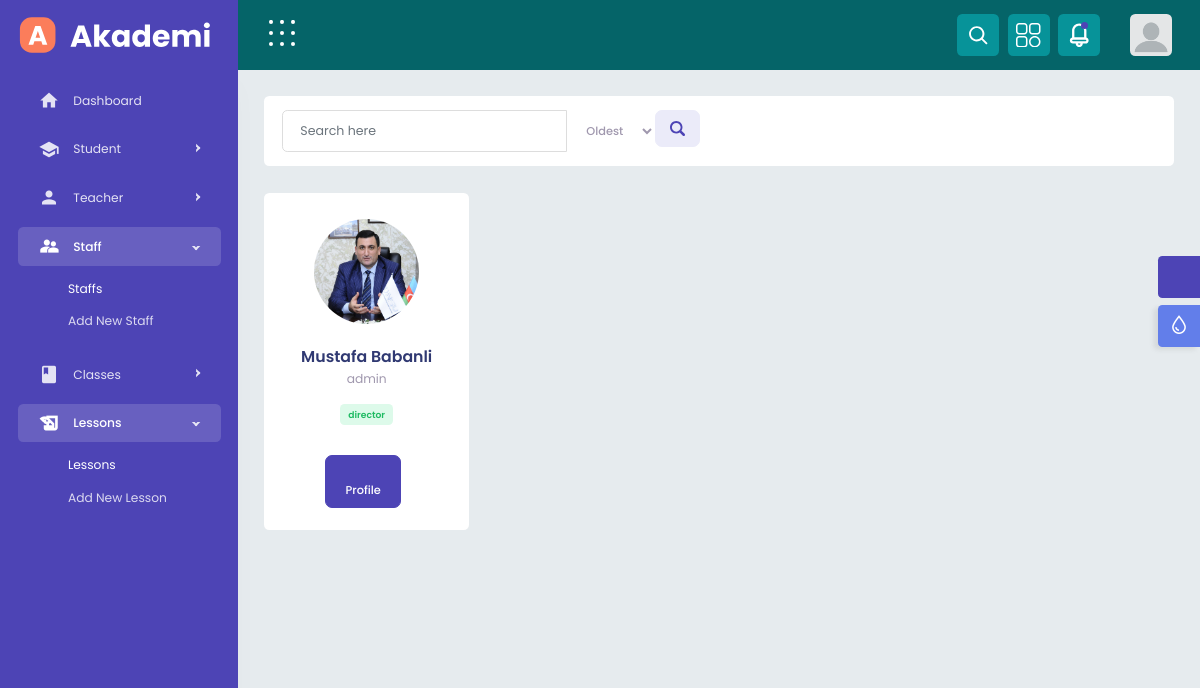
Page /staff/ (signed in) on the committed database.
### baseuser/models.py (models this page shows, shortened)
class User(AbstractUser):
    created_at = models.DateTimeField(auto_now_add=True)
    updated_at = models.DateTimeField(auto_now=True)
    gender_choice = (
        ('male', 'Male'),
        ('female', 'Female'),
    )
    gender = models.CharField(max_length=250, choices=gender_choice)
    birthdate = models.DateField(null=True, blank=True)
    profile_photo = models.ImageField(default='profile_photos/default_pp.png', upload_to='profile_photos')
    user_type_names = (
        ('student', 'Student'),
        ('teacher', 'Teacher'),
        ('admin', 'Admin'),
    )
    user_type = models.CharField(max_length=500, choices=user_type_names)
    country = models.CharField(max_length=250)
    number = models.CharField(max_length=50,blank=True ,null=True)
    class Meta:
        verbose_name_plural = 'Users'

### staff/models.py (models this page shows, shortened)
class Staff(models.Model):
    user=models.OneToOneField(User, on_delete=models.CASCADE,primary_key=True,related_name='staff')
    position_choices=[
        ('director','Director'),
        ('asistant-director','Asistant')
    ]
    position=models.CharField(max_length=50,choices=position_choices)
    created_at = models.DateTimeField(auto_now_add=True)
    updated_at = models.DateTimeField(auto_now=True)
    class Meta:
        verbose_name_plural = 'Staff'

### baseuser/decorators.py (the view)
    def wrapper_func(request, *args, **kwargs):
        if request.user.user_type == 'admin':
            return view_func(request, *args, **kwargs)
        else:
            return redirect('error_permission')

### staff/views.py (called while the page is built)
@custom_login_required
@superadmin_required
def staff_list(request):
    search_query=request.GET.get('search_query')
    filter_option=request.GET.get('filter_option')
    staff=Staff.objects.all()
    if search_query:
        staff=staff.filter(user__first_name__icontains=search_query)
    if filter_option == 'oldest':
        staff=staff.order_by('-user__created_at')
    elif filter_option == 'recent':
        staff=staff.order_by('user__created_at')
    context={
        'staff':staff,
        'search_query':search_query,
        'filter_option':filter_option
    }
    return render(request,'staff.html',context)

### staff/templates/staff.html (shortened to what this page needs)
{% extends 'base_core.html' %}
{% load static %}
{% block content %}
			{% include 'partials/navheader-preloader.html' %}
			{% include 'partials/header.html' %}
			{% include 'partials/sidebar.html' %}
        <div class="content-body">
			<div class="container-fluid">
				<div class="row">
					<div class="col-xl-12">
						<div class="row">
							<div class="col-xl-12">
								<div class="page-title flex-wrap">
									<form  method="get">
										<div class="input-group  ">
											<input type="text" class="form-control" name="search_query" value="{{ search_query|default:'' }}" placeholder='Search here'>
											<select name="filter_option" class="btn  "  aria-label="Default">
												<option value="oldest" {% if filter_option == 'oldest' %}selected{% endif %}>Oldest</option>
											</select>
											<div class="input-group-append ">
												<button class="btn btn-light" type="submit">
												</button>
											</div>
										</div>
									</form>
								</div>
							</div>
                            <div class="col-xl-12">
                                <div class="row">
									{% for staff in staff  %}
                                    <div class="col-xl-3 col-lg-4 col-sm-6">
                                        <div class="card contact_list text-center">
                                            <div class="card-body">
                                                <div class="user-content">
                                                    <div class="user-info">
                                                        <div class="user-img">
                                                            <img src="{{staff.user.profile_photo.url }}" alt="" class="avatar avatar-xl">
                                                        </div>
                                                        <div class="user-details">
                                                            <h4 class="user-name mb-0">{{staff.user.first_name }} {{staff.user.last_name}}</h4>
                                                            <p>{{staff.user.user_type}}</p>
                                                        </div>
                                                    </div>
                                                </div>
                                                <div class="contact-icon">
                                                    <span class="badge badge-success light">
															{{ staff.position }}
													</span>
                                                </div>
												<div class="d-flex align-items-center justify-content-center">
													<a href="#" class="btn  btn-primary btn-sm w-50 me-2 "><i class="fa-solid fa-user me-2"></i>Profile</a>
												</div>
                                            </div>
                                        </div>
                                    </div>
									{% endfor %}
								</div>
							</div>
						</div>
					</div>
				</div>
			</div>
		</div>
	</div>
    {% endblock %}

### core/templates/partials/header.html (shortened to what this page needs)
{% load static %}
{% block content %}
		<div class="header">
            <div class="header-content">
                <nav class="navbar navbar-expand">
                    <div class="collapse navbar-collapse justify-content-between">
                        <ul class="navbar-nav header-right">
							<li class="nav-item dropdown notification_dropdown search-area-header">
								<a class="nav-link" href="javascript:void(0);" role="button" data-bs-toggle="dropdown">
								</a>
							</li>
							<li class="nav-item dropdown notification_dropdown">
                                <a class="nav-link  menu-wallet" href="javascript:void(0);">
                                </a>
							</li>
							<li class="nav-item bell-icon blink dropdown notification_dropdown">
                                <a class="nav-link  " href="javascript:void(0);" role="button" data-bs-toggle="dropdown">
                                </a>
                            </li>
							<li class="nav-item">
								<div class="dropdown header-profile2">
									<a class="nav-link ms-0" href="javascript:void(0);" role="button" data-bs-toggle="dropdown" aria-expanded="false">
										<div class="header-info2 d-flex align-items-center">
											<img src="{{ request.user.profile_photo.url }}" alt="">
										</div>
									</a>
								</div>
							</li>
                        </ul>
                    </div>
				</nav>
			</div>
		</div>
{% endblock %}

### rows in the picture
User: user.profile_photo (placeholder picture)
Staff: user.profile_photo (picture), user.first_name "Mustafa", user.last_name "Babanli", user.user_type "admin", position "director"
